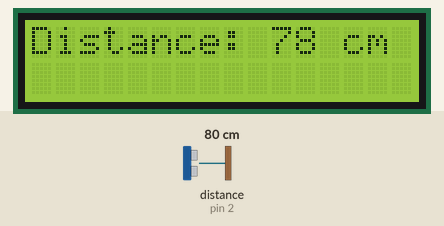
The sketch below on a simulated Arduino Uno, built with avr-gcc and run on an emulated ATmega328P. Parts: 16×2 character LCD. Wiring (inferred from the names in the program): ultrasonic range finder: trigger pin 3; echo pin 2. Inputs (shaded band) come from the test bench; at power-on: distance to the obstacle (sensor on pin 2) 80 cm. The echo pulse lasts 58.3 µs per cm; what the sketch prints to the serial monitor is not drawn.

Above: at 1.3 s.
1.4 s: distance to the obstacle (sensor on pin 2) set to 2 cm
At 5.2 s:
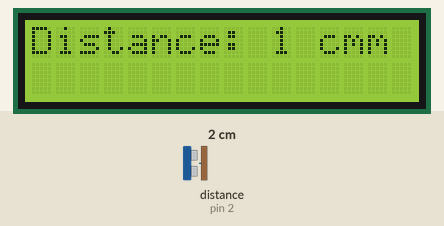
5.5 s: distance to the obstacle (sensor on pin 2) set to 4 cm
At 7.0 s:
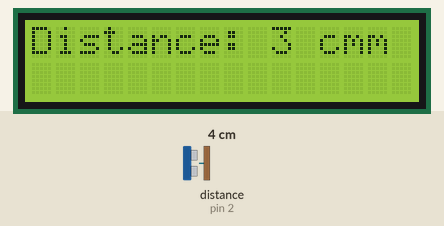
7.7 s: distance to the obstacle (sensor on pin 2) set to 9 cm
At 9.6 s:
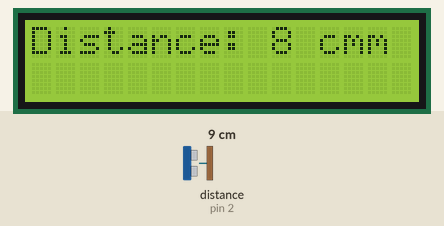
Timing chart, 0 to 11.1 s (numbered marks = the images above; inputs shaded):
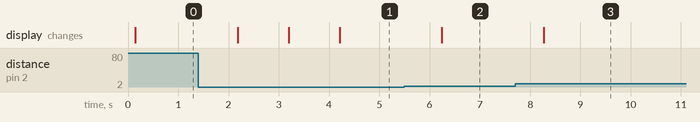

Measured:
- after the input at 1.4 s, the display: changes after 0.78 s (image 1)
- after the input at 5.5 s, the display: changes after 0.74 s (image 2)
- after the input at 7.7 s, the display: changes after 0.57 s (image 3)

The sketch:

distance_measurements.ino
```cpp
#include <Wire.h>
#include <LiquidCrystal_I2C.h>
LiquidCrystal_I2C lcd(0x27, 16,2);
const int trigPin = 3;
const int echoPin = 2;
long time;
int distance;
void setup() {
  lcd.init();
  lcd.begin(16, 2); // Initializes the interface to the LCD display
  lcd.backlight();
  pinMode(trigPin, OUTPUT);
  pinMode(echoPin, INPUT);
  Serial.begin(9600);
}
void loop() {
  digitalWrite(trigPin, LOW);
  delayMicroseconds(2);
  digitalWrite(trigPin, HIGH);
  delayMicroseconds(10);
  digitalWrite(trigPin, LOW);
  time = pulseIn(echoPin, HIGH);
  distance= time* 0.0340 / 2;
  lcd.setCursor(0, 0);
  lcd.print("Distance: ");
  Serial.println(distance);
  lcd.print(distance);
  lcd.print(" cm");
  delay(1000);
}
```
